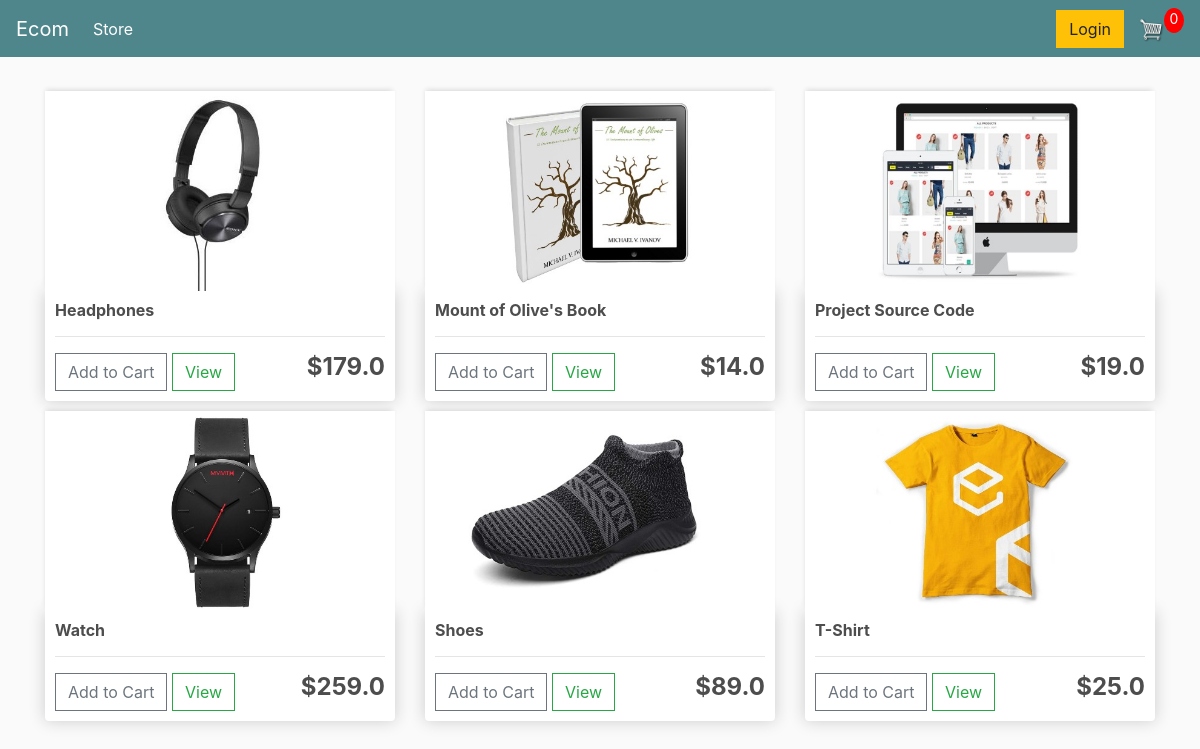
The page / on the database its author committed.
### store/models.py (models this page shows, shortened)
class Product(models.Model):
	name = models.CharField(max_length=200)
	price = models.FloatField()
	digital = models.BooleanField(default=False,null=True, blank=True)
	image = models.ImageField(null=True, blank=True)
	@property
	def imageURL(self):
		try:
			url = self.image.url
		except:
			url = ''
		return url

### store/views.py (the view)
# urls.py: path('', include('store.urls')),
@csrf_exempt
def store(request):
	data = cartData(request)
	cartItems = data['cartItems']
	order = data['order']
	items = data['items']
	products = Product.objects.all()
	context = {'products':products, 'cartItems':cartItems}
	return render(request, 'store/store.html', context)

### store/utils.py (called while the page is built, shortened)
def cookieCart(request):
	try:
		cart = json.loads(request.COOKIES['cart'])
	except:
		cart = {}
		print('CART:', cart)
	items = []
	order = {'get_cart_total':0, 'get_cart_items':0, 'shipping':False}
	cartItems = order['get_cart_items']
	return {'cartItems':cartItems ,'order':order, 'items':items}

def cartData(request):
	if request.user.is_authenticated:
		customer = request.user.customer
		order, created = Order.objects.get_or_create(customer=customer, complete=False)
		items = order.orderitem_set.all()
		cartItems = order.get_cart_items
	else:
		cookieData = cookieCart(request)
		cartItems = cookieData['cartItems']
		order = cookieData['order']
		items = cookieData['items']
	return {'cartItems':cartItems ,'order':order, 'items':items}

### store/templates/store/store.html
{% extends 'store/main.html' %}
{% load static %}
{% block content %}
	<div class="row">
		{% for product in products %}
		<div class="col-lg-4">
			<img class="thumbnail" src="{{product.imageURL}}">
			<div class="box-element product">
				<h6><strong>{{product.name}}</strong></h6>
				<hr>
				<button data-product="{{product.id}}" data-action="add" class="btn btn-outline-secondary add-btn update-cart">Add to Cart</button>
				<a class="btn btn-outline-success" href="#">View</a>
				<h4 style="display: inline-block; float: right"><strong>${{product.price}}</strong></h4>
			</div>
		</div>
		{% endfor %}
	</div>
{% endblock content %}

### store/templates/store/main.html (shortened to what this page needs)
<!DOCTYPE html>
{% load static %}
<html>
<head>
	<link rel="stylesheet" href="https://stackpath.bootstrapcdn.com/bootstrap/4.4.1/css/bootstrap.min.css">
	<link rel="stylesheet" type="text/css" href="{% static 'css/main.css' %}">
</head>
<body>
	<nav class="navbar navbar-expand-lg navbar-dark bg-dark">
	  <a class="navbar-brand" href="{% url 'store' %}">Ecom</a>
	  <div class="collapse navbar-collapse" id="navbarSupportedContent">
	    <ul class="navbar-nav mr-auto">
	      <li class="nav-item active">
	        <a class="nav-link" href="{% url 'store' %}">Store <span class="sr-only">(current)</span></a>
	      </li>
	    </ul>
	    <div class="form-inline my-2 my-lg-0">
	     	<a href="#"class="btn btn-warning">Login</a>
	     	<a href="{% url 'cart' %}">
	    		<img  id="cart-icon" src="{% static 'images/cart.png' %}">
	    	</a>
	    	<p id="cart-total">{{cartItems}}</p>
	    </div>
	  </div>
	</nav>
     <div class="container">
            <br>
            {% block content %}
            {% endblock content %}
         </div>
</body>
</html>

### static/css/main.css (style rules this page uses)
body { background-color: hsl(0, 0%, 98%); }
h1,h2,h3,h4,h5,h6 { color:hsl(0, 0%, 30%); }
.box-element { box-shadow:hsl(0, 0%, 80%) 0 0 16px; background-color: #fff; border-radius: 4px; padding: 10px; }
.thumbnail { width: 100%; height: 200px; -webkit-box-shadow: -1px -3px 5px -2px rgba(214,214,214,1); -moz-box-shadow: -1px -3px 5px -2px rgba(214,214,214,1); box-shadow: -1px -3px 5px -2px rgba(214,214,214,1); }
.product { border-radius: 0 0 4px 4px; }
.bg-dark { background-color: #4f868c!important; }
#cart-icon { width:25px; display: inline-block; margin-left: 15px; }
#cart-total { display: block; text-align: center; color:#fff; background-color: red; width: 20px; height: 25px; border-radius: 50%; font-size: 14px; }
.col-lg-4, .col-lg-6, .col-lg-8, .col-lg-12 { margin-top: 10px; }
.btn { border-radius: 0; }

### rows shown on the page
Product: imageURL (picture), name "Headphones", price "179.0"
Product: imageURL (picture), name "Mount of Olive's Book", price "14.0"
Product: imageURL (picture), name "Project Source Code", price "19.0"
Product: imageURL (picture), name "Watch", price "259.0"
Product: imageURL (picture), name "Shoes", price "89.0"
Product: imageURL (picture), name "T-Shirt", price "25.0"

### other values the page prints
{{ cartItems }} "0"
